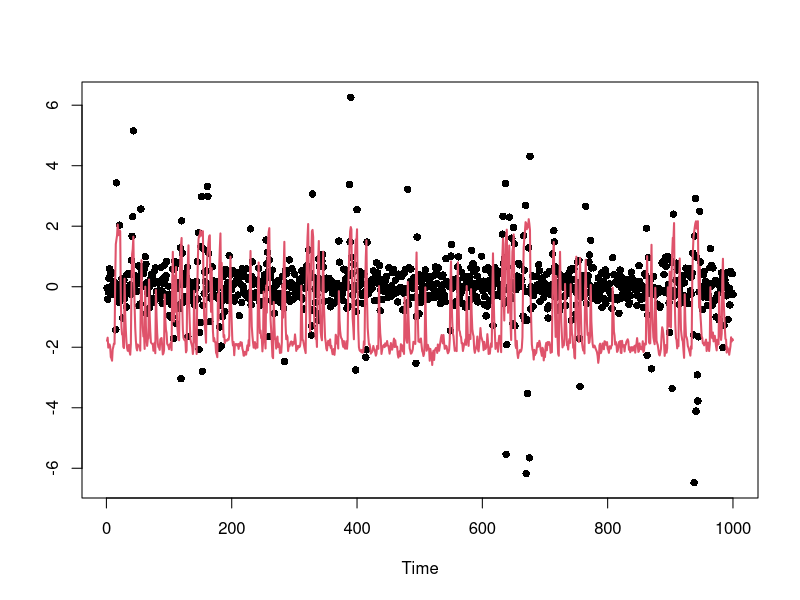
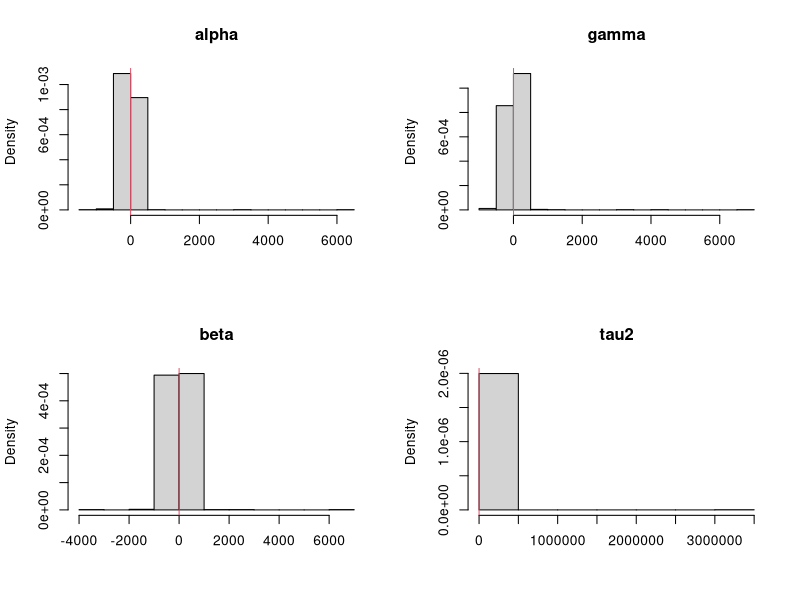
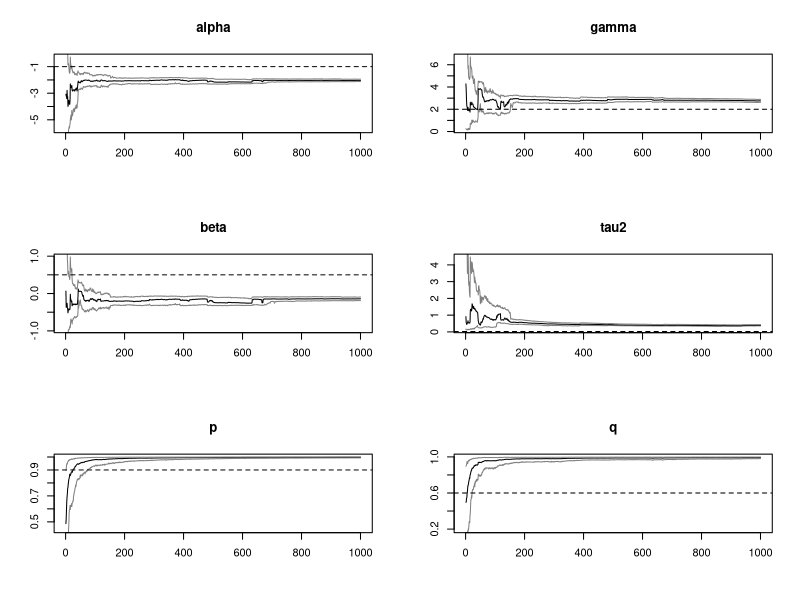
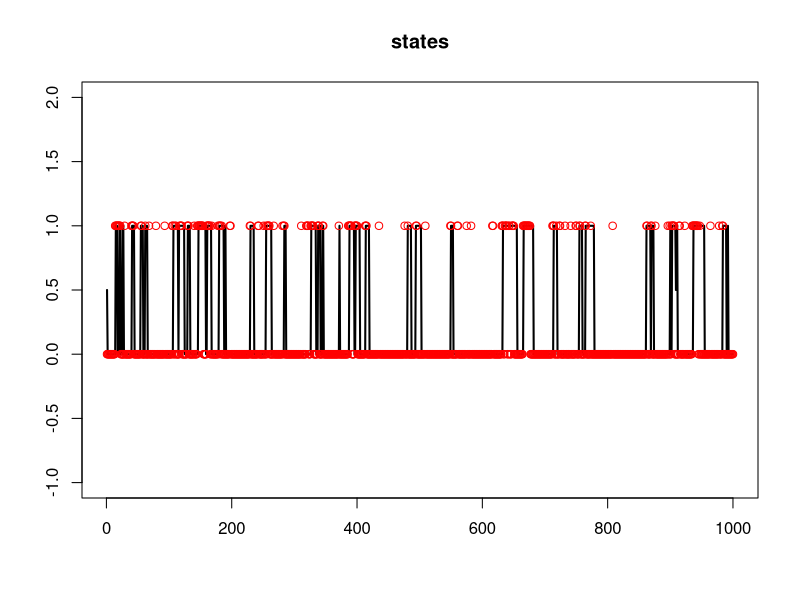

Write R code to recreate these figures, in order.
library(msm)
PL = function(y,alphas,betas,tau2s,ps,qs,xs,zs){
  n      = length(y)
  N      = length(xs)
  quants = array(0,c(n,7,3))
  
  
  
  
  s  = matrix(0,N,15)
  # matrix Binv looks like
  # | s1   s2    s3 |
  # | s2   s4    s5 |
  # | s3   s5    s6 |
  
  s[,1] = 1/B0[1]
  s[,2] = 0
  s[,3] = 0
  s[,4] = 1/B0[2]
  s[,5] = 0
  s[,6] = 1/B0[2]
  s[,7] = s[,1]*b0[1]+s[,2]*b0[2]+s[,3]*b0[3]
  s[,8] = s[,2]*b0[1]+s[,4]*b0[2]+s[,5]*b0[3]
  s[,9] = s[,3]*b0[1]+s[,5]*b0[2]+s[,6]*b0[3]
  s[,10] = c0
  s[,11] = d0
  s[,12] = 1
  s[,13] = 1
  s[,14] = 1
  s[,15] = 1
  
  blk.A = s[,4]*s[,6] - s[,5]^2
  blk.B = -(s[,2]*s[,6]-s[,3]*s[,5])
  blk.C = s[,2]*s[,5]-s[,3]*s[,5]
#   blk.D = blk.B
  blk.E = s[,1]*s[,6]-s[,3]^2
  blk.F = -(s[,3]*s[,5]-s[,2]*s[,3])
#   blk.G = blk.C
#   blk.H = blk.F
  blk.I  = s[,1]*s[,4]-s[,2]^2

  m    = s[,1]*blk.A + s[,2] * blk.B + s[,3] * blk.C
  b1   = (s[,7]*blk.A + s[,8] * blk.B + s[,9] * blk.C)/m
  b2   = (s[,7]*blk.B + s[,8] * blk.E + s[,9] * blk.F)/m
  b3   = (s[,7]*blk.C + s[,8] * blk.F + s[,9] * blk.I)/m
  

  for (t in 1:n){
    # Resampling
    mus    = alphas+gammas*zs+betas*xs
    stdevs = exp(mus/2)
    weight = dnorm(y[t],0,stdevs)
#     print(weight)
    k      = sample(1:N,size=N,replace=T,prob=weight)
    alphas = alphas[k]
    betas  = betas[k]
    tau2s  = tau2s[k]
    ps = ps[k]
    qs = qs[k]
    
    mus    = mus[k]
    xs1    = xs[k]
    zs1    = zs[k]
    sig2s = exp(xs1/2)
    # Propagating
    vars   = 1/(1/sig2s+1/tau2s)
    sds    = sqrt(vars)
    means  = mus + vars*(y[t]/sig2s)
    xs     = rnorm(N,means,sds)
    zero.index = zs1 == 0
    one.index = zs1 == 1
    ll = sum(zero.index)
    zs[zero.index]     = rbinom(ll,1,1-ps[zero.index])
    zs[one.index]      = rbinom(N-ll,1,qs[one.index])
#     print(zs)
#     print(qs)
#     print(ps)
    so     = s[k,]
#     print(s[,12:15])
#     print(so[,12:15])
#     print(k)
#     scan(n=1)
    b1o  = b1[k]
    b2o  = b2[k] 
    b3o  = b3[k]
    # Updating sufficient stats
    s[,1]  = so[,1] + 1
    s[,2]  = so[,2] + zs1
    s[,3]  = so[,3] + xs1
    s[,4]  = so[,4] + zs1^2
    s[,5]  = so[,5] + zs1*xs1
    s[,6]  = so[,6] + xs1^2
    s[,7]  = so[,7] + xs
    s[,8]  = so[,8] + xs*zs1
    s[,9]  = so[,9] + xs*xs1
    s[,10]  = so[,10] + 1
    
    s[zero.index,12] = so[zero.index,12]+zs1[zero.index]-zs[zero.index]+1
    s[zero.index,13] = so[zero.index,13]+zs[zero.index]
    s[one.index,14] = so[one.index,14]+zs1[one.index]-zs[one.index]
    s[one.index,15] = so[one.index,15]+zs[one.index]-zs1[one.index]+1
#     
#     print(s[,12:15])
#     print(zs1)
#     print(zs)
#     print(zs1[zero.index]-zs[zero.index]+1)
#     print(zs[zero.index])
#     print(zs1[one.index]-zs[one.index])
#     print(zs[one.index]-zs1[one.index]+1)
#     scan(n=1)
    blk.A = s[,4]*s[,6] - s[,5]^2
    blk.B = -(s[,2]*s[,6]-s[,3]*s[,5])
    blk.C = s[,2]*s[,5]-s[,3]*s[,4]
    #   blk.D = blk.B
    blk.E = s[,1]*s[,6]-s[,3]^2
    blk.F = -(s[,1]*s[,5]-s[,2]*s[,3])
    #   blk.G = blk.C
    #   blk.H = blk.F
    blk.I  = s[,1]*s[,4]-s[,2]^2
    
    
#     ti = scan(n=1)
#     print(s[ti,])
    
    
    # determinant of Binv matrix
    m    = s[,1]*blk.A + s[,2] * blk.B + s[,3] * blk.C
    
#     AA = matrix(c(s[ti,1],s[ti,2],s[ti,3],s[ti,2],s[ti,4],s[ti,5],s[ti,3],s[ti,5],s[ti,6]),3,3)
#     
#     print(solve(AA))
#     print(AA)
#     print(matrix(c(blk.A[ti],blk.B[ti],blk.C[ti], blk.B[ti],blk.E[ti], blk.F[ti], blk.C[ti], blk.F[ti], blk.I[ti]),3,3)/m[ti])
#      print(c(blk.A[1]/m[1],blk.B[1]/m[1],blk.C[1]/m[1]))
#      print(solve(AA))
    # b_{t} =  inv(Binv_{t}) x (Binv_{t-1} * b_{t-1})     
    b1   = (s[,7]*blk.A + s[,8] * blk.B + s[,9] * blk.C)/m
    b2   = (s[,7]*blk.B + s[,8] * blk.E + s[,9] * blk.F)/m
    b3   = (s[,7]*blk.C + s[,8] * blk.F + s[,9] * blk.I)/m
#

#     print('b2')
#     print((s[,7]*blk.B)[ti])
# print((blk.F)[ti])
# print((s[,9])[ti])
#     print(m[ti])
#     print(b2[ti])
#     F.new = rbind(1,zs1[ti],xs1[ti])
#     C.old = diag(B0,3)
#     Q = 1
#     print(zs1[ti])
#     D1 = t(F.new) %*% C.old%*% F.new + Q 
#       
#       
#       #       C0 = diag(B0,2)
#       #       print( C0 %*%F.new[,j]  %*% solve(D1) %*% (xs[1]-t(F.new[,j])%*%b0))
#       CF = C.old %*% F.new
# #       
#       D.new = t(F.new)  %*% CF +Q
#       D.inv = solve(D.new)
# #       print(D.inv)
#     
#       m.old = b0
# #       print(D.new)
# #       print(CF %*% D.inv %*% (xs[j]-t(F.new[,j]) %*% m.old[j,]))
# #       m.old = m.old + CF %*% D.inv %*% (xs[1]-t(F.new) %*% m.old)
# #     print(D.inv %*% (xs[3]-t(F.new) %*% m.old))
#     
#       C.old = C.old - CF %*% D.inv  %*% t(F.new) %*% C.old
#       d0 = d0 + t(xs[ti]-t(F.new)%*% m.old)%*% D.inv %*% (xs[ti]-t(F.new) %*% m.old)
#     m.old = m.old + CF %*% D.inv %*% (xs[ti]-t(F.new) %*% m.old)
#     print(C.old)
#     print(chol(C.old))
#     print(m.old)
#     print(c(b1[ti],b2[ti],b3[ti]))
#     print(F.new)
#     print(m.old)
#     print(c(b1o[3],b2o[3],b3o[3]))
#     print(c(zs1[3],xs1[3]))
#     print(((xs-b1-b2*zs1-b3*xs1)*xs+(b1o-b1)*so[,7]+(b2o-b2)*so[,8]+(b3o-b3)*so[,9])[3])
#       print(m.old)
#     print(c(b1[1],b2[1],b3[1]))
#     scan(n=1)
#     
    #print(xs)
    s[,11]  = so[,11] + (xs-b1-b2*zs1-b3*xs1)*xs + (b1o-b1)*so[,7]+(b2o-b2)*so[,8]+(b3o-b3)*so[,9]
#     print(s[,11])
    tau2s  = 1/rgamma(N,s[,10]/2,s[,11]/2)
    std    = sqrt(tau2s/m)
    
    norm   = cbind(rnorm(N,0,std),rnorm(N,0,std),rnorm(N,0,std))
    
    # cholesky decomposition of B, thus inv(Binv)
    
    L11 = sqrt(blk.A)
#     print(L11[ti])
    L21 = blk.B/L11
#     print(L21[ti])
    L31 = blk.C/L11
#     print(L31[ti])
    
    L22 = sqrt(blk.E - L21^2)
#     print(L22[ti])
    L32 = (blk.F-L31*L21)/L22
#     print(L32[ti])
    L33 = sqrt(blk.I - L31^2 - L32^2)
#     print(L33[ti]))
    
    alphas = b1 + L11*norm[,1]
    gammas = b2 + L21*norm[,1]+L22*norm[,2]
    gamma.mean = b2[b2>0]
    gammas = rtnorm(N,gamma.mean,sd = sqrt(blk.E)*std,lower=0)
#     gammas = rtnorm(N,mean=b2,lower=0)
    betas  = b3 + L31*norm[,1] + L32 * norm[,2] + L33 * norm[,3]
    
    ps = rbeta(N,s[,12]+1,s[,13]+1)
    qs = rbeta(N,s[,15]+1,s[,14]+1)
    # Storing quantiles
    quants[t,1,] = quantile(alphas,c(0.025,0.5,0.975))
    quants[t,2,] = quantile(gammas,c(0.025,0.5,0.975))
    quants[t,3,] = quantile(betas,c(0.025,0.5,0.975))  
    quants[t,4,] = quantile(tau2s,c(0.025,0.5,0.975))  
    quants[t,5,] = quantile(ps,c(0.025,0.5,0.975))  
    quants[t,6,] = quantile(qs,c(0.025,0.5,0.975))  
    quants[t,7,] = quantile(zs,c(0.025,0.5,0.975))
    
  }
  
  return(quants)
}

# Simulated data
# set.seed(98765)
n     =  1000
alpha =  -1
gamma = 2
beta  =  0.5
tau2  =  0.15^2
sig2  =  1.0
tau   = sqrt(tau2)
p0 = .9
q0 = .6

x     = rep(alpha/(1-beta),n+1)
S = rep(0,n+1)
true  = c(alpha,gamma,beta,tau2,p0,q0)
names = c("alpha","gamma","beta","tau2","p","q")


for (t in 2:(n+1))
  {
  if (S[t-1] == 0)
    S[t] = rbinom(1,1,1-p0)
  if (S[t-1] == 1)
    S[t] = rbinom(1,1,q0)

  x[t] = alpha+gamma*S[t]+beta*x[t-1]+tau*rnorm(1)}
x = x[2:(n+1)]
y = rnorm(n,0,exp(x/2))
# print(S)
par(mfrow=c(1,1))
plot(y,ylim=range(x,y),xlab="Time",ylab="",main="",pch=16)
lines(x,col=2,lwd=2)

# Prior hyperparameters
# ---------------------
m0    = 0.0


C0 = 10
c0    = 1
d0    = 1
tau20 = tau2
b0    = c(alpha,gamma,beta)
B0    = c(1,1,1)/tau20
sC0   = sqrt(C0)
sB0   = sqrt(B0)

# ONE LONG PL FILTER
# ------------------
# set.seed(246521)
N      = 1000
xs     = rnorm(N,m0,sC0)
zs = rbinom(N,1,.5)
tau2s  = 1/rgamma(N,c0/2,d0/2)
taus   = sqrt(tau2s)
alphas = rnorm(N,b0[1],taus*sB0[1])
gammas = rnorm(N,b0[2],taus*sB0[2])
betas  = rnorm(N,b0[3],taus*sB0[3])
ps  = rbeta(N,1,1)
qs = rbeta(N,1,1)
pars   = cbind(alphas,gammas,betas,tau2s,ps,qs)
par(mfrow=c(2,2))
for (i in 1:4){
  hist(pars[,i],prob=TRUE,xlab="",main=names[i])
  abline(v=true[i],col=2)
}
print(date())
plm    = PL(y,alphas,betas,tau2s,ps,qs,xs,zs)
print(date())
cols = c(grey(0.5),1,grey(0.5))
ind  = 10:n
n1   = length(ind)
par(mfrow=c(3,2))
for (i in 1:6){
  ts.plot(plm[,i,],xlab="",ylab="",main=names[i],col=cols,ylim=range(plm[ind,i,]))
  abline(h=true[i],lty=2)
}
par(mfrow=c(1,1))
ts.plot(plm[,7,2],xlab="",ylab="",main="states",col=1,ylim=c(-1,2),lwd=2)
points(S[2:(n+1)],col='red',ylim=c(-1,2),lwd=1)


# Particle filters
# ----------------
# set.seed(246521)
# N    = 1000
# nsim = 100
# a    = 0.95
# qs   = array(0,c(nsim,n,4,3))
# for (s in 1:nsim){
#   print(s)
#   xs         = rnorm(N,m0,sC0)
#   tau2s      = 1/rgamma(N,c0/2,d0/2)
#   taus       = sqrt(tau2s)
#   alphas     = rnorm(N,b0[1],taus*sB0[1])
#   betas      = rnorm(N,b0[2],taus*sB0[2])
# #   qs[1,s,,,] = LW(y,alphas,betas,tau2s,sig2s,xs,a)
# #   qs[2,s,,,] = Storvik(y,alphas,betas,tau2s,sig2s,xs)
#   qs[s,,,] = PL(y,alphas,betas,tau2s,xs) 
# }
# 
# 
# 
# cols = c(grey(0.5),1,grey(0.5))
# ind  = 10:n
# n1   = length(ind)
# par(mfrow=c(2,2))
# for (i in 1:4){
#   ts.plot(qs[50,,i,],xlab="",ylab="",main=names[i],col=cols,ylim=range(plm[ind,i,]))
#   abline(h=true[i],lty=2)
# }
# 
# 
# # Mean square error
# quants = c("2.5th","50th","97.5th")
# filter = "PL"
# mse    = array(0,c(n1,4,3))
#   for (k in 1:3) 
#     for (i in 1:nsim) 
#       mse[,k,]=mse[,k,]+(qs[i,ind,k,]-plm[ind,k,])^2
# sq.mse = sqrt(mse/nsim)  
# 
# 
# cols = c(grey(0.75),grey(0.5),grey(0.75))
# #cols = c(3,2,5)
# par(mfrow=c(3,1))
# for (k in 1:3){
#   L = min(qs[,ind,k,])
#   U = max(qs[,ind,k,])
# 
#     plot(qs[1,,k,1],ylab=names[k],xlab="Time",main=filter,ylim=c(L,U),type="l",col=cols[1])
#     for (i in c(1,3,2)) for (j in 1:nsim) lines(qs[j,,k,i],col=cols[i])
#     for (i in c(1,3,2)) lines(plm[,k,i],lwd=1,col=1)  
#   
# }  
# 
# 
# 
# cols = c(grey(0.3),gray(0.5),grey(0.7))
# U    = c(0.275,0.175,0.45,1.25)
# par(mfrow=c(2,2))
# for (i in 1:3){
#   boxplot(sq.mse[1,,i,1],sq.mse[2,,i,1],sq.mse[3,,i,1],
#           sq.mse[1,,i,2],sq.mse[2,,i,2],sq.mse[3,,i,2],
#           sq.mse[1,,i,3],sq.mse[2,,i,3],sq.mse[3,,i,3],
#           outline=FALSE,ylab="Root MSE",xlab="Percentile",axes=FALSE,col=cols,ylim=c(0,U[i]))
#   axis(2);axis(1,at=c(2,5,8),lab=quants);box()
#   abline(v=3.5)
#   abline(v=6.5)
#   title(names[i])
# }
# #legend(0.5,1.2,legend=filters,col=cols,cex=1.25,lwd=c(4,4,4),lty=c(1,1,1),bty="n")
# 
# 





################ ETC
# 
# for (j in 1:N){
#   D1 = F.new[,j] %*% C.old[j,,]%*% F.new[,j] + Q 
#   
#   print(D1)
#   #       C0 = diag(B0,2)
#   #       print( C0 %*%F.new[,j]  %*% solve(D1) %*% (xs[1]-t(F.new[,j])%*%b0))
#   CF = C.old[j,,] %*% F.new[,j]
#   
#   D.new = t(F.new[,j])  %*% CF +Q
#   D.inv = solve(D.new)
#   print(D.new)
#   print(CF %*% D.inv %*% (xs[j]-t(F.new[,j]) %*% m.old[j,]))
#   m.old[j,] = m.old[j,] + CF %*% D.inv %*% (xs[j]-t(F.new[,j]) %*% m.old[j,])
#   C.old[j,,] = C.old[j,,] - CF %*% D.inv  %*% t(F.new[,j]) %*% C.old[j,,]
#   print(m.old[1,])
#   print(b1[1])
#   print(b2[1])
#   scan(n=1)
# }
